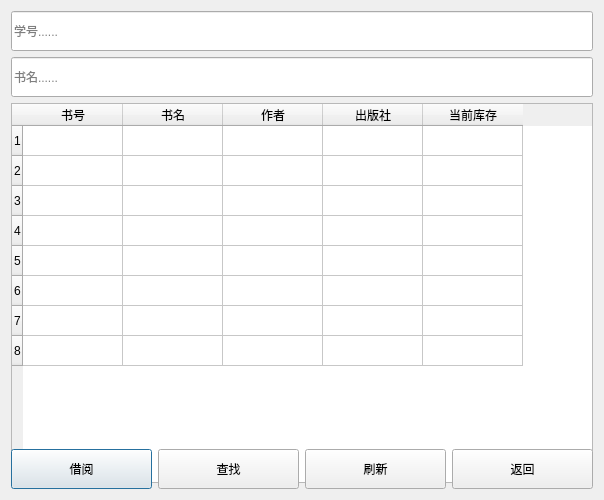
<?xml version="1.0" encoding="UTF-8"?>
<ui version="4.0">
 <class>borrowbook</class>
 <widget class="QDialog" name="borrowbook">
  <property name="geometry">
   <rect>
    <x>0</x>
    <y>0</y>
    <width>604</width>
    <height>500</height>
   </rect>
  </property>
  <property name="minimumSize">
   <size>
    <width>500</width>
    <height>500</height>
   </size>
  </property>
  <property name="windowTitle">
   <string>Dialog</string>
  </property>
  <property name="styleSheet">
   <string notr="true">background-image: url(:/new/prefix1/225ef3557e31ea0.jpg);</string>
  </property>
  <layout class="QGridLayout" name="gridLayout">
   <item row="0" column="0" colspan="4">
    <widget class="QLineEdit" name="lineEdit">
     <property name="minimumSize">
      <size>
       <width>490</width>
       <height>40</height>
      </size>
     </property>
     <property name="text">
      <string/>
     </property>
     <property name="placeholderText">
      <string>学号......</string>
     </property>
    </widget>
   </item>
   <item row="2" column="0" colspan="4">
    <widget class="QTableWidget" name="booksWidget">
     <property name="minimumSize">
      <size>
       <width>490</width>
       <height>380</height>
      </size>
     </property>
     <row>
      <property name="text">
       <string>1</string>
      </property>
     </row>
     <row>
      <property name="text">
       <string>2</string>
      </property>
     </row>
     <row>
      <property name="text">
       <string>3</string>
      </property>
     </row>
     <row>
      <property name="text">
       <string>4</string>
      </property>
     </row>
     <row>
      <property name="text">
       <string>5</string>
      </property>
     </row>
     <row>
      <property name="text">
       <string>6</string>
      </property>
     </row>
     <row>
      <property name="text">
       <string>7</string>
      </property>
     </row>
     <row>
      <property name="text">
       <string>8</string>
      </property>
     </row>
     <column>
      <property name="text">
       <string>书号</string>
      </property>
     </column>
     <column>
      <property name="text">
       <string>书名</string>
      </property>
     </column>
     <column>
      <property name="text">
       <string>作者</string>
      </property>
     </column>
     <column>
      <property name="text">
       <string>出版社</string>
      </property>
     </column>
     <column>
      <property name="text">
       <string>当前库存</string>
      </property>
     </column>
    </widget>
   </item>
   <item row="3" column="0">
    <widget class="QPushButton" name="borrowButton">
     <property name="minimumSize">
      <size>
       <width>125</width>
       <height>40</height>
      </size>
     </property>
     <property name="text">
      <string>借阅</string>
     </property>
    </widget>
   </item>
   <item row="3" column="3">
    <widget class="QPushButton" name="backButton_2">
     <property name="minimumSize">
      <size>
       <width>125</width>
       <height>40</height>
      </size>
     </property>
     <property name="text">
      <string>返回</string>
     </property>
    </widget>
   </item>
   <item row="3" column="2">
    <widget class="QPushButton" name="refreshButton">
     <property name="minimumSize">
      <size>
       <width>125</width>
       <height>40</height>
      </size>
     </property>
     <property name="text">
      <string>刷新</string>
     </property>
    </widget>
   </item>
   <item row="3" column="1">
    <widget class="QPushButton" name="searchButton">
     <property name="minimumSize">
      <size>
       <width>125</width>
       <height>40</height>
      </size>
     </property>
     <property name="text">
      <string>查找</string>
     </property>
    </widget>
   </item>
   <item row="1" column="0" colspan="4">
    <widget class="QLineEdit" name="bookname">
     <property name="minimumSize">
      <size>
       <width>490</width>
       <height>40</height>
      </size>
     </property>
     <property name="placeholderText">
      <string>书名......</string>
     </property>
    </widget>
   </item>
  </layout>
 </widget>
 <resources/>
 <connections/>
</ui>
